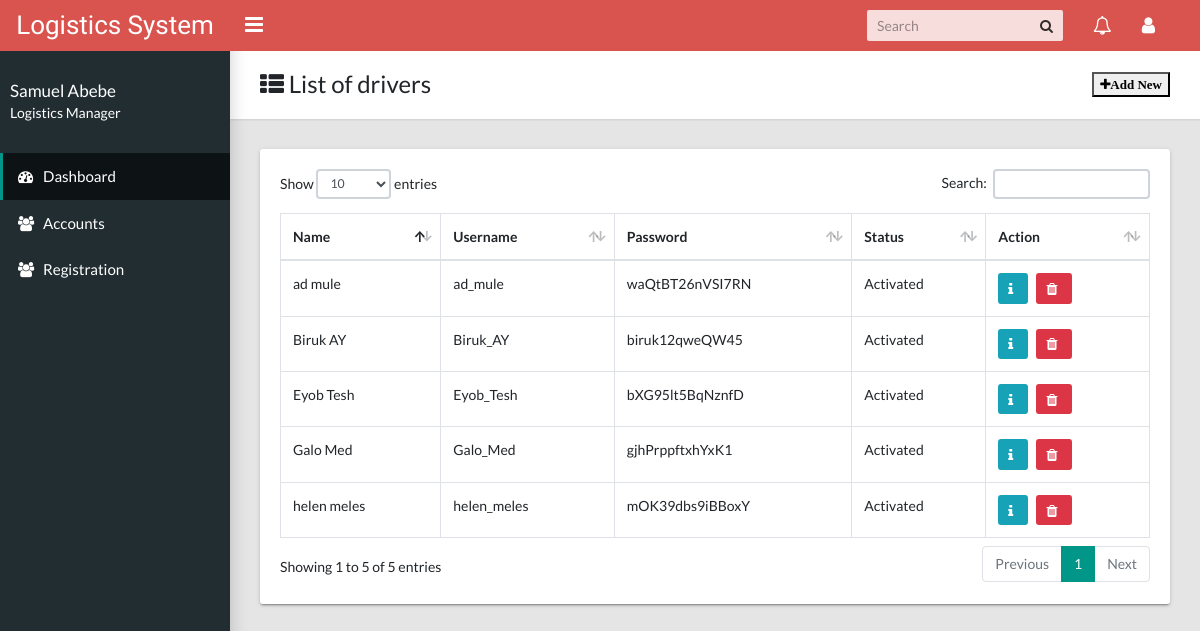
Screenshot of /admin/account.php with the database file from the repository.
### tables this page shows
CREATE TABLE `account` (
  `username` varchar(25) NOT NULL,
  `password` varchar(25) NOT NULL,
  `status` varchar(30) NOT NULL,
  `id` int(11) NOT NULL
);

CREATE TABLE `employees` (
  `id` int(11) NOT NULL,
  `fname` varchar(15) NOT NULL,
  `lname` varchar(15) NOT NULL,
  `email` varchar(25) NOT NULL,
  `phone` int(15) NOT NULL,
  `bdate` date NOT NULL,
  `gender` varchar(10) NOT NULL,
  `photo` varchar(30) NOT NULL,
  `role` varchar(20) NOT NULL
);

### database.php (called while the page is built, shortened)
<?php
class database {
private $servername = "127.0.0.1";
private $username = "root";
private $password = "";
public function connect(){
        try {
    $this->conn = new PDO("mysql:host=$this->servername;dbname=car_rent", $this->username, $this->password);
    $this->conn->setAttribute(PDO::ATTR_ERRMODE, PDO::ERRMODE_EXCEPTION);
        return $this->conn;
    }
        catch(PDOException $e)
    {
    echo "<script>alert('Connection failed!! Try again');</script>";
    }
 }
    public function fetch($query){
        try{
            $stmnt= $this->connect()->prepare($query);
             $stmnt->execute();
             return $stmnt;
         }
           catch(PDOException $e)
    {
   echo error_log($e);
    }
         }
}
?>

### admin/account.php (the view, shortened to what this page needs)
<?php
include "../database.php";
$obj= new database();
?>
<!DOCTYPE html>
<html lang="en">
<head>
    <link rel="stylesheet" type="text/css" href="../css/bootstrap.min.css">
    <link rel="stylesheet" type="text/css" href="../css/main.css">
    <link rel="stylesheet" type="text/css" href="../font-awesome-4.7.0/css/font-awesome.min.css">
</head>
<body class="app sidebar-mini rtl">
    <?php include "../includes/header.php" ?>
    <?php include "adminsidemenu.php" ?>
    <main class="app-content">
        <div class="app-title">
            <div>
                <h1 id="listVehicleLabel"><i class="fa fa-th-list"></i> List of drivers</h1>
            </div>
            <ul class="app-breadcrumb breadcrumb side">
                <li class="breadcrumb-item"><button id="btn1"><i class="fa fa-plus" onclick="register_form()"><b>Add
                                New</b></i></button></li>
            </ul>
        </div>
        <div class="row" id="list">
            <div class="col-md-12">
                <div class="tile">
                    <div class="table-responsive">
                        <table class="table table-hover table-bordered" id="sampleTable">
                            <thead>
                                <tr>
                                    <th>Name</th>
                                    <th>Username</th>
                                    <th>Password</th>
                                    <th>Status</th>
                                    <th>Action</th>
                                </tr>
                            </thead>
                            <tboody>
                                <?php
                            $query= "SELECT *from account, employees where account.id=employees.id";
                                $res = $obj->fetch($query);
                                $result = $res->fetchAll();
                                    foreach($result as $val){
                                ?>
                                <tr>
                                    <td><?php echo $val['fname']." ".$val['lname']; ?></td>
                                    <td><?php echo $val['username']; ?> </td>
                                    <td><?php echo $val['password']; ?></td>
                                    <td><?php echo $val['status'];?></td>
                                    <th><a class="btn btn-info waves-effect btn-sm"
                                            href="account.php?acid=<?php echo $val['id']; ?>"><i
                                                class="fa fa-info"></i></a>&nbsp;&nbsp;
                                        <a class="btn btn-danger waves-effect btn-sm"
                                            href="../crud.php?actdel=<?php echo $val['id'];?>"><i
                                                class="fa fa-trash"></i></a>
                                    </th>
                                </tr>
                                <?php } ?>
                        </table>
                    </div>
                </div>
            </div>
        </div>
    </main>
</body>
</html>

### rows the page displays
account: employees.fname "ad", employees.lname "mule", username "ad_mule", password "waQtBT26nVSI7RN", status "Activated"
account: employees.fname "Biruk", employees.lname "AY", username "Biruk_AY", password "biruk12qweQW45", status "Activated"
account: employees.fname "Eyob", employees.lname "Tesh", username "Eyob_Tesh", password "bXG95lt5BqNznfD", status "Activated"
account: employees.fname "Galo", employees.lname "Med", username "Galo_Med", password "gjhPrppftxhYxK1", status "Activated"
account: employees.fname "helen", employees.lname "meles", username "helen_meles", password "mOK39dbs9iBBoxY", status "Activated"
